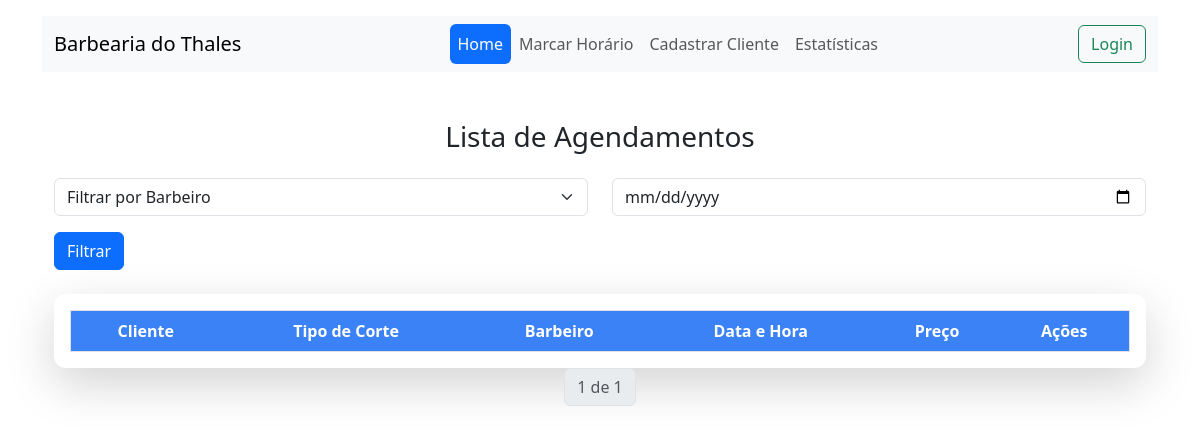
Before: / with the older database file.
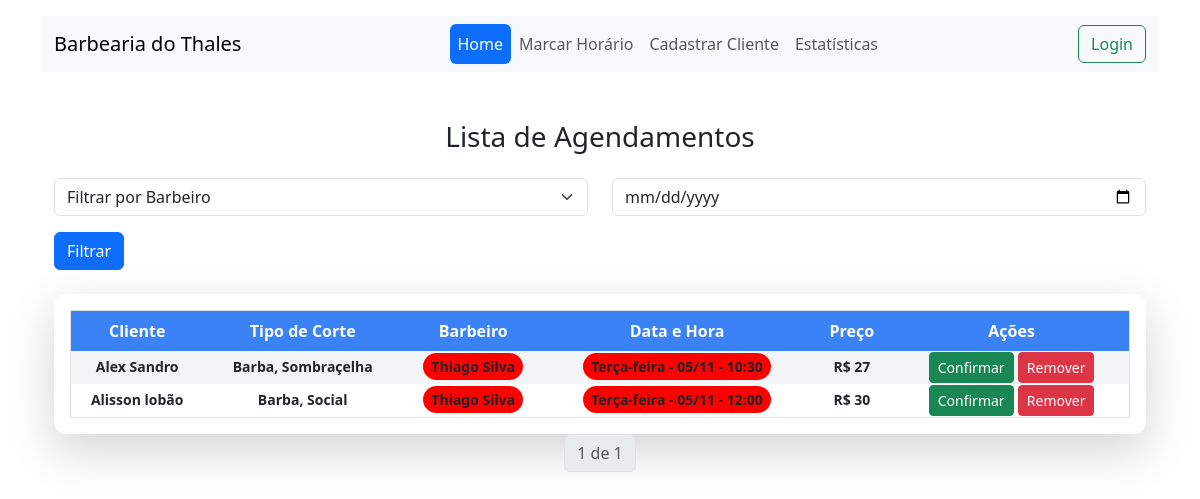
After: the same page with the newer database file.
### controle/models.py (models this page shows, shortened)
class Agendamento(models.Model):
    cliente = models.ForeignKey(Cliente, on_delete=models.CASCADE)
    barbeiro = models.ForeignKey(Barbeiro, on_delete=models.CASCADE)
    tipo_corte = models.ManyToManyField(TipoCorte)  # Alterado para ManyToManyField
    data = models.DateField()
    hora = models.TimeField()
    pago = models.BooleanField(default=False)
    produtos = models.ManyToManyField(Produto, blank=True)
    is_confirmed = models.BooleanField(default=False)
    def calcular_valor_total(self):
        return self.tipo_corte.aggregate(total=Sum('preco'))['total'] or 0  # Soma os preços

class Cliente(models.Model):
    nome = models.CharField(max_length=100)
    telefone = models.CharField(max_length=15)
    data_nascimento = models.DateField()

class TipoCorte(models.Model):
    nome = models.CharField(max_length=100)
    preco = models.DecimalField(max_digits=6, decimal_places=2)
    def __str__(self):
        return f"{self.nome} - R$ {self.preco}"

class Barbeiro(models.Model):
    nome = models.CharField(max_length=100)
    telefone = models.CharField(max_length=15)
    def __str__(self):
        return self.nome

### controle/views.py (the view)
# urls.py: path('', views.agendamentos, name='agendamentos'),
def agendamentos(request):
    barbeiro_filter = request.GET.get('barbeiro')
    data_filter = request.GET.get('data')
    agendamentos = Agendamento.objects.filter(is_confirmed=False)
    if barbeiro_filter:
        agendamentos = agendamentos.filter(barbeiro__id=barbeiro_filter)
    if data_filter:
        agendamentos = agendamentos.filter(data=data_filter)
    agendamentos = agendamentos.order_by('data', 'hora')
    barbeiros_cores = {}
    barbeiros = Barbeiro.objects.all()
    for i, barbeiro in enumerate(barbeiros):
        barbeiros_cores[barbeiro.id] = 'green' if i % 2 == 0 else 'red'
    for agendamento in agendamentos:
        agendamento.cor_barbeiro = barbeiros_cores.get(agendamento.barbeiro.id, 'gray')
    paginator = Paginator(agendamentos, 5)
    page_number = request.GET.get('page')
    page_obj = paginator.get_page(page_number)
    return render(request, 'agendamentos/agendamentos.html', {
        'page_obj': page_obj,
        'barbeiros': barbeiros,
        'agendamentos': [{
            'id': agendamento.id,
            'cliente': agendamento.cliente.nome,
            'barbeiro': agendamento.barbeiro.nome,
            'cor_barbeiro': agendamento.cor_barbeiro,  # Cor adicionada ao contexto
            'tipos_corte': [str(corte) for corte in agendamento.tipo_corte.all()],
            'data': agendamento.data,
            'hora': agendamento.hora,
        } for agendamento in page_obj]
    })

### controle/templates/agendamentos/agendamentos.html (shortened to what this page needs)
{% extends "base.html" %}
{% block content %}
<div class="container mt-5">
    <h3 class="text-center mb-4">Lista de Agendamentos</h3>
    <form method="GET" class="mb-4">
        <div class="row">
            <div class="col-md-6">
                <select name="barbeiro" class="form-select">
                    <option value selected>Filtrar por Barbeiro</option>
                </select>
            </div>
            <div class="col-md-6">
                <input type="date" name="data" class="form-control">
            </div>
        </div>
        <button type="submit" class="btn btn-primary mt-3">Filtrar</button>
    </form>
    <div class="overflow-x-auto bg-white rounded-xl shadow-lg p-3">
        <table class="min-w-full table-auto text-center border-collapse border border-gray-200 rounded-lg">
            <thead class="bg-blue-500 text-white rounded-lg mb-4">
                <tr>
                    <th class="p-2 rounded-tl-sm">Cliente</th>
                    <th class="p-2">Tipo de Corte</th>
                    <th class="p-2">Barbeiro</th>
                    <th class="p-2">Data e Hora</th>
                    <th class="p-2">Preço</th>
                    <th class="p-2 rounded-tr-sm">Ações</th>
                </tr>
            </thead>
            <tbody>
                {% for agendamento in page_obj %}
                <tr id="agendamentoRow{{ agendamento.id }}" class="{% cycle 'bg-gray-100' 'bg-white' %}">
                    <td class="text-sm font-bold">
                        <a href="#"
                           class="enviar-whatsapp"
                           data-nome="{{ agendamento.cliente.nome }}"
                           data-telefone="{{ agendamento.cliente.telefone }}"
                           style="text-decoration: none; color: inherit;">
                            <span>{{ agendamento.cliente.nome }}</span>
                        </a>
                    </td>
                    <td class="text-sm font-bold">
                        {% for corte in agendamento.tipo_corte.all %}
                            {{ corte.nome }}{% if not forloop.last %}, {% endif %}
                        {% endfor %}
                    </td>
                    <td class="text-sm font-bold">
                        <span class="px-2 py-1 rounded-full" style="background-color: {{ agendamento.cor_barbeiro }}">
                            {{ agendamento.barbeiro }}
                        </span>
                    </td>
                    <td class="text-sm font-bold">
                        <span class="px-2 py-1 rounded-full" style="background-color: {{ agendamento.cor_barbeiro }}">
                            {{ agendamento.data|date:"l - d/m" }} - {{ agendamento.hora|time:"H:i" }}
                        </span>
                    </td>
                    <td class="text-sm font-bold">R$ {{ agendamento.calcular_valor_total }}</td>
                    <td>
                        <a href="{% url 'confirmar_pagamento' agendamento.id %}" class="btn btn-success btn-sm">Confirmar</a>
                        <form method="POST" action="{% url 'remover_agendamento' agendamento.id %}" style="display: inline;">
                            <button type="submit" class="btn btn-danger btn-sm">Remover</button>
                        </form>
                    </td>
                </tr>
                {% endfor %}
            </tbody>
        </table>
    </div>
    <nav aria-label="Page navigation">
        <ul class="pagination justify-content-center">
            <li class="page-item disabled">
                <a class="page-link" href="#">{{ page_obj.number }} de {{ page_obj.paginator.num_pages }}</a>
            </li>
        </ul>
    </nav>
</div>
{% endblock %}

Changed rows visible on the page:
added Agendamento: cliente.nome "Alex Sandro", barbeiro "Thiago Silva", data "Terça-feira - 05/11", hora "10:30", calcular_valor_total "27"
now on this page (row edited): TipoCorte: nome "Barba"
now on this page (row edited): TipoCorte: nome "Sombraçelha", shown under "Alex Sandro"
added Agendamento: cliente.nome "Alisson lobão", barbeiro "Thiago Silva", data "Terça-feira - 05/11", hora "12:00", calcular_valor_total "30"
now on this page (row edited): TipoCorte: nome "Social", shown under "Alisson lobão"
